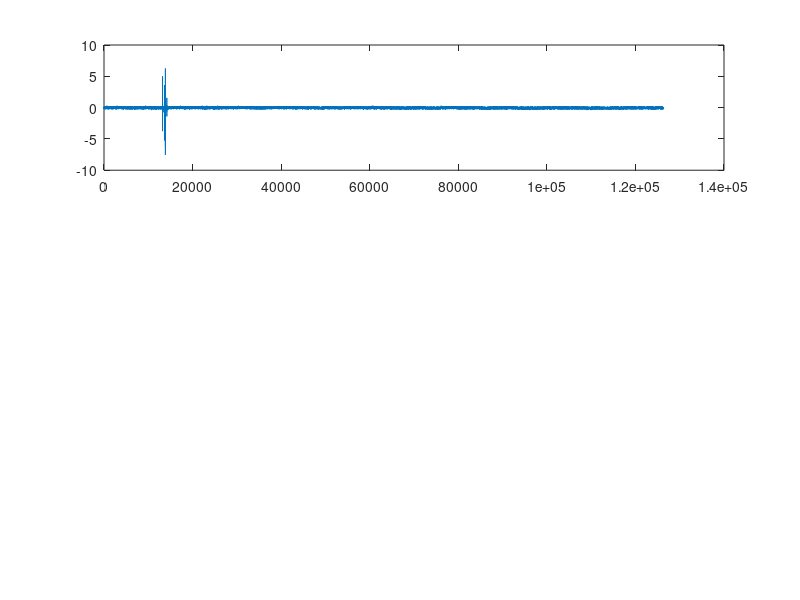

This chart was generated by the following MATLAB code: (Note: this script raises an error after producing the figure.)
%% IMU test
close all
clear
clc

% data=csvread('imu_data_060417.csv',1,0);
load imu_data_06042017

% Get sensor data
xgyro=data(:,3);
xgyro=xgyro(xgyro<10);
xgyro=xgyro(xgyro>-10);
ygyro=data(:,4);
ygyro=ygyro(ygyro<10);
ygyro=ygyro(ygyro>-20);
zgyro=data(:,5);
zgyro=zgyro(zgyro<10);
zgyro=zgyro(zgyro>-10);
xacc=data(:,6);
yacc=data(:,7);
zacc=data(:,8);
xmag=data(:,9);
ymag=data(:,10);
zmag=data(:,11);

% Calculate variances and biases of the gyro
sigma2_xgyro=var(xgyro,'omitnan');
sigma2_ygyro=var(ygyro,'omitnan');
sigma2_zgyro=var(zgyro,'omitnan');

bias_xgyro=mean(xgyro);
bias_ygyro=mean(ygyro);
bias_zgyro=mean(zgyro);

% Calculate roll and pitch
roll=atan(yacc./sqrt(xacc.^2+zacc.^2));
pitch=atan(xacc./sqrt(yacc.^2+zacc.^2));

% Calculate yaw
Mxh=xmag.*cos(pitch)+ymag.*sin(roll).*sin(pitch)+zmag.*cos(roll).*sin(pitch);
Myh=ymag.*cos(roll)+zmag.*sin(roll);
yaw=atan(Myh./Mxh);

% Calculate variances of roll, pitch and yaw
sigma2_roll=var(roll,'omitnan');
sigma2_pitch=var(pitch,'omitnan');
sigma2_yaw=var(yaw,'omitnan');

FigHandle = figure('Position', [50, 50, 900, 600]);
subplot(3,1,1)
plot(xgyro)
FigureLatex('$\dot{\phi}_\mathrm{gyro}$',0,0,0,0,0,0,0,14,14,1.2)
subplot(3,1,2)
plot(ygyro)
FigureLatex('$\dot{\theta}_\mathrm{gyro}$',0,'Angular Velocity [rad/s]',0,0,0,0,0,14,14,1.2)
subplot(3,1,3)
plot(zgyro)
FigureLatex('$\dot{\psi}_\mathrm{gyro}$','Sample',0,0,0,0,0,0,14,14,1.2)

FigHandle = figure('Position', [50, 50, 900, 600]);
subplot(3,1,1)
plot(roll)
FigureLatex('$\phi_\mathrm{acc}$',0,0,0,0,0,0,0,14,14,1.2)
subplot(3,1,2)
plot(pitch)
FigureLatex('$\theta_\mathrm{acc}$',0,'Angular Position [rad]',0,0,0,0,0,14,14,1.2)
subplot(3,1,3)
plot(yaw)
FigureLatex('$\psi_\mathrm{mag}$ ','Sample',0,0,0,0,0,0,14,14,1.2)

